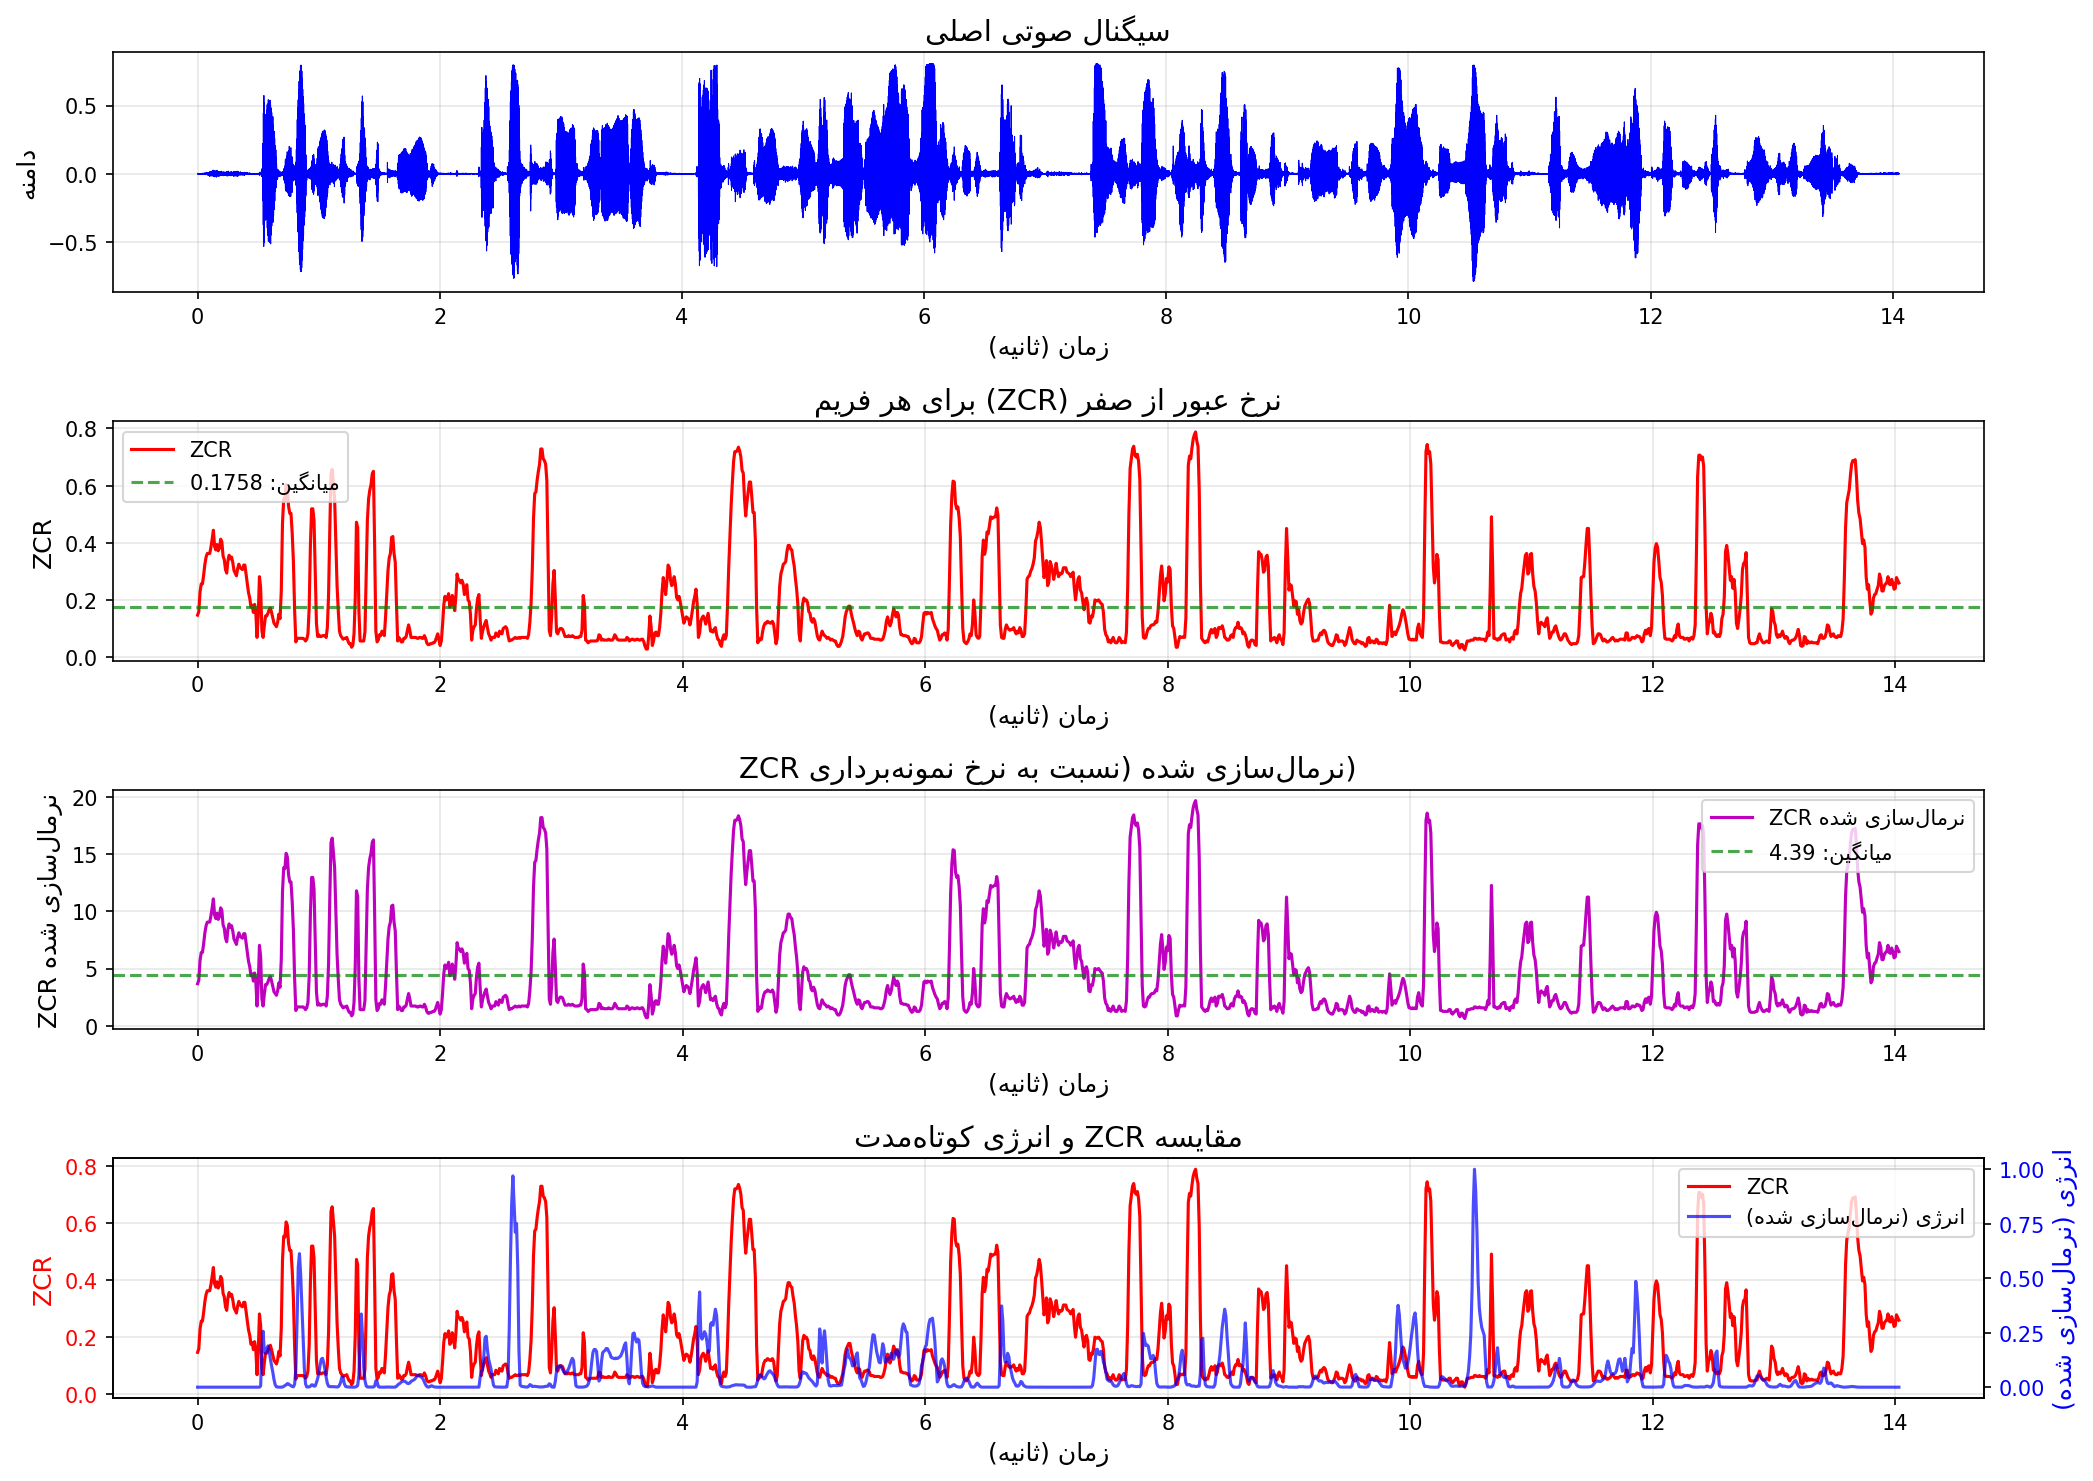

The Python source for this figure:
"""
بخش 2b: محاسبه ZCR (Zero Crossing Rate) برای هر فریم و رسم نمودار تغییرات
این فایل نرخ عبور از صفر را برای هر فریم محاسبه می‌کند.
"""

import numpy as np
import matplotlib.pyplot as plt
import soundfile as sf

# خواندن فایل صوتی
audio_file = None
audio_data = None
sample_rate = None

# تلاش برای خواندن فایل FLAC یا WAV
for filename in ['audio.flac', 'audio.wav']:
    try:
        audio_data, sample_rate = sf.read(filename)
        audio_file = filename
        print(f"فایل صوتی با موفقیت خوانده شد: {audio_file}")
        break
    except FileNotFoundError:
        continue

if audio_file is None:
    print("فایل صوتی یافت نشد. یک سیگنال نمونه ایجاد می‌شود...")
    sample_rate = 16000
    duration = 2
    t = np.linspace(0, duration, sample_rate * duration)
    audio_data = (np.sin(2 * np.pi * 440 * t) * 0.5 +
                  np.sin(2 * np.pi * 880 * t) * 0.3 +
                  np.random.normal(0, 0.1, len(t)))
    audio_data = audio_data / np.max(np.abs(audio_data))

# تبدیل به مونو در صورت استریو
if len(audio_data.shape) > 1:
    audio_data = np.mean(audio_data, axis=1)

# پارامترهای فریم
frame_length_ms = 20
frame_length = int(sample_rate * frame_length_ms / 1000)
frame_shift_ms = 10
frame_shift = int(sample_rate * frame_shift_ms / 1000)

# تقسیم به فریم‌ها
num_frames = int((len(audio_data) - frame_length) / frame_shift) + 1
frames = []

for i in range(num_frames):
    start = i * frame_shift
    end = start + frame_length
    if end > len(audio_data):
        frame = np.pad(audio_data[start:], (0, end - len(audio_data)), 'constant')
    else:
        frame = audio_data[start:end]
    frames.append(frame)

frames = np.array(frames)
frame_times = np.arange(num_frames) * frame_shift / sample_rate

print(f"تعداد فریم‌ها: {num_frames}")
print(f"طول هر فریم: {frame_length} نمونه")

# محاسبه ZCR برای هر فریم
def calculate_zcr(frame):
    """
    محاسبه نرخ عبور از صفر (Zero Crossing Rate)
    ZCR = تعداد تغییرات علامت / طول فریم
    """
    # محاسبه تغییرات علامت
    signs = np.sign(frame)
    # پیدا کردن نقاط عبور از صفر
    zero_crossings = np.where(np.diff(signs) != 0)[0]
    # نرمال‌سازی بر اساس طول فریم
    zcr = len(zero_crossings) / len(frame)
    return zcr

zcr_values = []
for frame in frames:
    zcr = calculate_zcr(frame)
    zcr_values.append(zcr)

zcr_values = np.array(zcr_values)

# محاسبه ZCR به صورت نرمال‌سازی شده بر اساس نرخ نمونه‌برداری
zcr_normalized = zcr_values * sample_rate / (2 * frame_length)  # نرمال‌سازی

print(f"\nآمار ZCR:")
print(f"حداقل: {np.min(zcr_values):.4f}")
print(f"حداکثر: {np.max(zcr_values):.4f}")
print(f"میانگین: {np.mean(zcr_values):.4f}")
print(f"انحراف معیار: {np.std(zcr_values):.4f}")

# محاسبه انرژی کوتاه‌مدت برای مقایسه
short_term_energy = []
for frame in frames:
    energy = np.sum(frame ** 2)
    short_term_energy.append(energy)
short_term_energy = np.array(short_term_energy)

# ایجاد نمودار
plt.figure(figsize=(14, 10))

# نمودار سیگنال اصلی
time_axis = np.arange(len(audio_data)) / sample_rate
plt.subplot(4, 1, 1)
plt.plot(time_axis, audio_data, 'b-', linewidth=0.5)
plt.title('سیگنال صوتی اصلی', fontsize=14, fontfamily='DejaVu Sans')
plt.xlabel('زمان (ثانیه)', fontsize=12)
plt.ylabel('دامنه', fontsize=12)
plt.grid(True, alpha=0.3)

# نمودار ZCR
plt.subplot(4, 1, 2)
plt.plot(frame_times, zcr_values, 'r-', linewidth=1.5, label='ZCR')
plt.axhline(y=np.mean(zcr_values), color='g', linestyle='--', 
            label=f'میانگین: {np.mean(zcr_values):.4f}', alpha=0.7)
plt.title('نرخ عبور از صفر (ZCR) برای هر فریم', fontsize=14, fontfamily='DejaVu Sans')
plt.xlabel('زمان (ثانیه)', fontsize=12)
plt.ylabel('ZCR', fontsize=12)
plt.legend()
plt.grid(True, alpha=0.3)

# نمودار ZCR نرمال‌سازی شده
plt.subplot(4, 1, 3)
plt.plot(frame_times, zcr_normalized, 'm-', linewidth=1.5, label='ZCR نرمال‌سازی شده')
plt.axhline(y=np.mean(zcr_normalized), color='g', linestyle='--', 
            label=f'میانگین: {np.mean(zcr_normalized):.2f}', alpha=0.7)
plt.title('ZCR نرمال‌سازی شده (نسبت به نرخ نمونه‌برداری)', 
          fontsize=14, fontfamily='DejaVu Sans')
plt.xlabel('زمان (ثانیه)', fontsize=12)
plt.ylabel('ZCR نرمال‌سازی شده', fontsize=12)
plt.legend()
plt.grid(True, alpha=0.3)

# مقایسه ZCR و انرژی
plt.subplot(4, 1, 4)
ax1 = plt.gca()
ax1.plot(frame_times, zcr_values, 'r-', linewidth=1.5, label='ZCR')
ax1.set_xlabel('زمان (ثانیه)', fontsize=12)
ax1.set_ylabel('ZCR', color='r', fontsize=12)
ax1.tick_params(axis='y', labelcolor='r')
ax1.grid(True, alpha=0.3)

ax2 = ax1.twinx()
energy_normalized = (short_term_energy - np.min(short_term_energy)) / \
                    (np.max(short_term_energy) - np.min(short_term_energy) + 1e-10)
ax2.plot(frame_times, energy_normalized, 'b-', linewidth=1.5, alpha=0.7, label='انرژی (نرمال‌سازی شده)')
ax2.set_ylabel('انرژی (نرمال‌سازی شده)', color='b', fontsize=12)
ax2.tick_params(axis='y', labelcolor='b')

plt.title('مقایسه ZCR و انرژی کوتاه‌مدت', fontsize=14, fontfamily='DejaVu Sans')
lines1, labels1 = ax1.get_legend_handles_labels()
lines2, labels2 = ax2.get_legend_handles_labels()
ax1.legend(lines1 + lines2, labels1 + labels2, loc='upper right')

plt.tight_layout()
plt.savefig('part2b_zcr_calculation.png', dpi=150, bbox_inches='tight')
print("\nنمودار در فایل 'part2b_zcr_calculation.png' ذخیره شد.")
plt.show()

# ذخیره ZCR برای استفاده در بخش‌های بعدی
np.save('zcr_values.npy', zcr_values)
print("مقادیر ZCR در فایل 'zcr_values.npy' ذخیره شد.")

